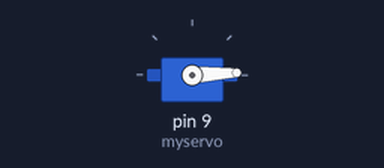
The sketch below on a simulated Arduino Nano, built with avr-gcc and run on an emulated ATmega328P. Parts: servo. What the sketch prints to the serial monitor is not drawn.

Above: at 0.05 s.
At 1.35 s:
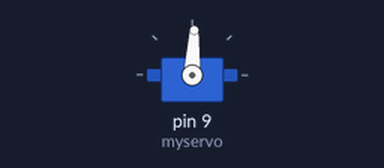
At 2.65 s:
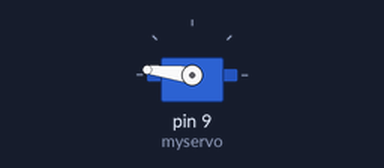
At 5.3 s:
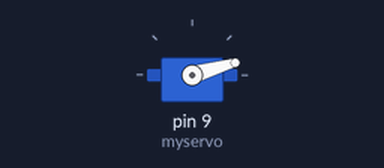
Timing chart, 0 to 7.2 s (numbered marks = the images above):
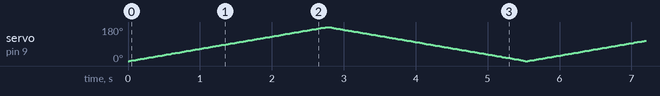

The sketch:

ServoSweep.ino
```cpp
#include <Servo.h>

Servo myservo;  // create Servo object to control a servo

int pos = 0;    // variable to store the servo position

void setup() {
  Serial.begin(9600); // Initialize serial communication at 9600 baud
  myservo.attach(9);  // attaches the servo on pin 9 to the Servo object
  Serial.println("Servo Sweep Started"); // Initial status message
}

void loop() {
  // goes from 0 degrees to 180 degrees
  for (pos = 0; pos <= 180; pos += 1) {
    myservo.write(pos);              // tell servo to go to position in variable 'pos'

    Serial.print("Position: ");      // Label for the value
    Serial.println(pos);             // Print current angle

    delay(15);                       // waits 15 ms for the servo to reach the position
  }

  // goes from 180 degrees to 0 degrees
  for (pos = 180; pos >= 0; pos -= 1) {
    myservo.write(pos);              // tell servo to go to position in variable 'pos'

    Serial.print("Position: ");      // Label for the value
    Serial.println(pos);             // Print current angle

    delay(15);                       // waits 15 ms for the servo to reach the position
  }
}
```
